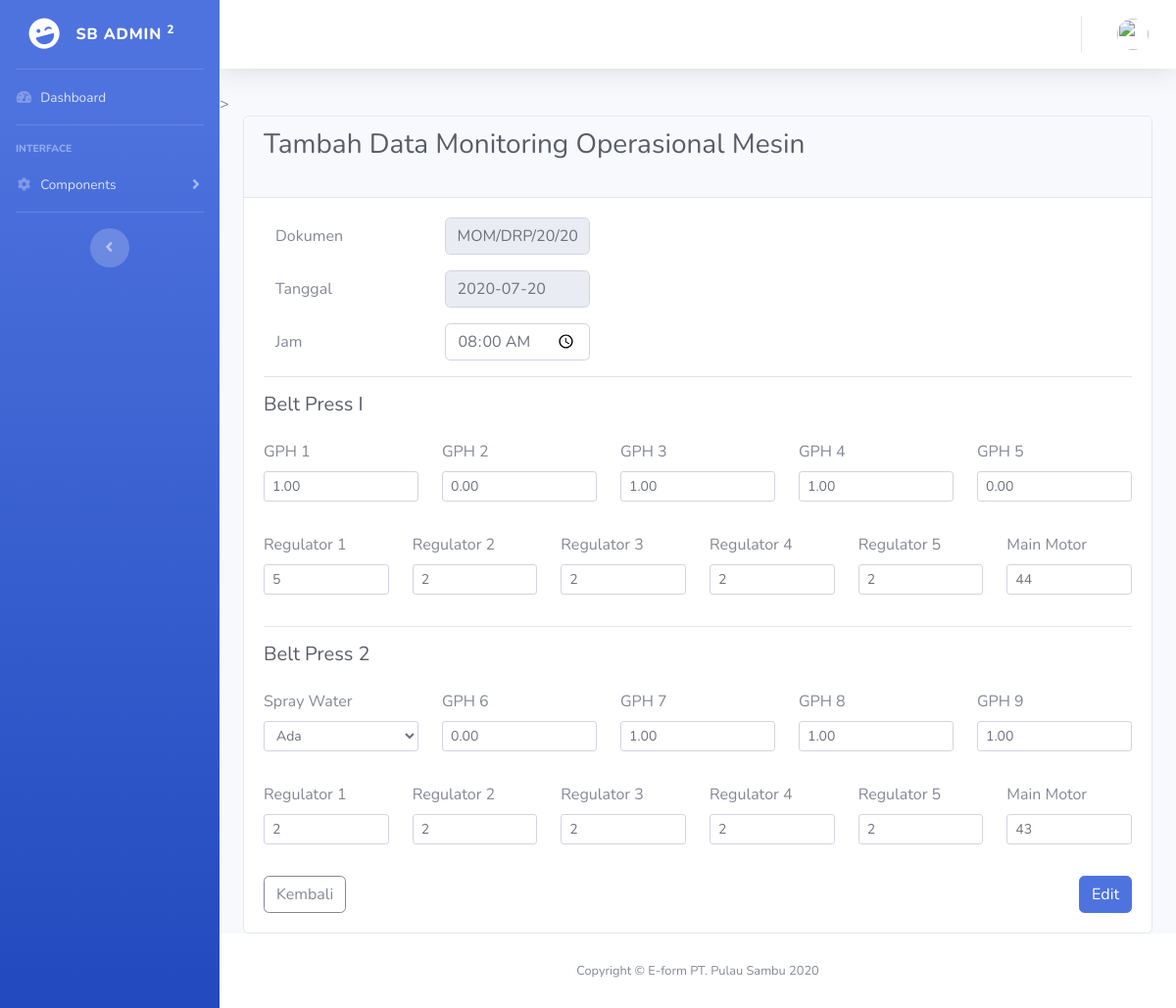
/dashboard/edit/7, run on the app's committed database.
### tables this page shows
CREATE TABLE `momitoringmom` (
  `id_mom` int(11) NOT NULL,
  `header_id` int(11) NOT NULL,
  `jam` time NOT NULL,
  `gph1` float(3,2) NOT NULL,
  `gph2` float(3,2) NOT NULL,
  `gph3` float(3,2) NOT NULL,
  `gph4` float(3,2) NOT NULL,
  `gph5` float(3,2) NOT NULL,
  `regulator1_bp1` int(11) NOT NULL,
  `regulator2_bp1` int(11) NOT NULL,
  `regulator3_bp1` int(11) NOT NULL,
  `regulator4_bp1` int(11) NOT NULL,
  `regulator5_bp1` int(11) NOT NULL,
  `mainMotor_bp1` int(11) NOT NULL,
  `sprayWater` tinyint(1) NOT NULL,
  `gph6` float(3,2) NOT NULL,
  `gph7` float(3,2) NOT NULL,
  `gph8` float(3,2) NOT NULL,
  `gph9` float(3,2) NOT NULL,
  `regulator1_bp2` int(11) NOT NULL,
  `regulator2_bp2` int(11) NOT NULL,
  `regulator3_bp2` int(11) NOT NULL,
  `regulator4_bp2` int(11) NOT NULL,
  `regulator5_bp2` int(11) NOT NULL,
  `mainMotor_bp2` int(11) NOT NULL
);

CREATE TABLE `header` (
  `id_header` int(11) NOT NULL,
  `doc` varchar(128) NOT NULL,
  `date` date NOT NULL,
  `createdBy` int(11) NOT NULL,
  `createdDate` varchar(128) NOT NULL,
  `updatedBy` int(11) DEFAULT NULL,
  `updatedDate` varchar(128) DEFAULT NULL
);

### application/controllers/Dashboard.php (called while the page is built, shortened)
<?php
class Dashboard extends CI_Controller
{
     public function edit($id_mom)
     {
          $data['title'] = 'Edit MOM';
          $data['user'] = $this->dashboard_model->getSession();
          $data['momitoringmom'] = $this->dashboard_model->getIdMom($id_mom);
          $this->form_validation->set_rules('jam', 'Jam', 'required', ['required' => 'Data kosong!']);
          $this->form_validation->set_rules('gph1', 'GPH 1', 'required', ['required' => 'Data kosong!']);
          $this->form_validation->set_rules('gph2', 'GPH 2', 'required', ['required' => 'Data kosong!']);
          $this->form_validation->set_rules('gph3', 'GPH 3', 'required', ['required' => 'Data kosong!']);
          $this->form_validation->set_rules('gph4', 'GPH 4', 'required', ['required' => 'Data kosong!']);
          $this->form_validation->set_rules('gph5', 'GPH 5', 'required', ['required' => 'Data kosong!']);
          $this->form_validation->set_rules('regulator1_bp1', 'Regulator 1', 'required', ['required' => 'Data kosong!']);
          $this->form_validation->set_rules('regulator2_bp1', 'Regulator 2', 'required', ['required' => 'Data kosong!']);
          $this->form_validation->set_rules('regulator3_bp1', 'Regulator 3', 'required', ['required' => 'Data kosong!']);
          $this->form_validation->set_rules('regulator4_bp1', 'Regulator 4', 'required', ['required' => 'Data kosong!']);
          $this->form_validation->set_rules('regulator5_bp1', 'Regulator 5', 'required', ['required' => 'Data kosong!']);
          $this->form_validation->set_rules('mainMotor_bp1', 'Main Motor', 'required', ['required' => 'Data kosong!']);
          $this->form_validation->set_rules('sprayWater', 'Spray Water', 'required', ['required' => 'Data kosong!']);
          $this->form_validation->set_rules('gph6', 'GPH 6', 'required', ['required' => 'Data kosong!']);
          $this->form_validation->set_rules('gph7', 'GPH 7', 'required', ['required' => 'Data kosong!']);
          $this->form_validation->set_rules('gph8', 'GPH 8', 'required', ['required' => 'Data kosong!']);
          $this->form_validation->set_rules('gph9', 'GPH 9', 'required', ['required' => 'Data kosong!']);
          $this->form_validation->set_rules('regulator1_bp2', 'Regulator 1', 'required', ['required' => 'Data kosong!']);
          $this->form_validation->set_rules('regulator2_bp2', 'Regulator 2', 'required', ['required' => 'Data kosong!']);
          $this->form_validation->set_rules('regulator3_bp2', 'Regulator 3', 'required', ['required' => 'Data kosong!']);
          $this->form_validation->set_rules('regulator4_bp2', 'Regulator 4', 'required', ['required' => 'Data kosong!']);
          $this->form_validation->set_rules('regulator5_bp2', 'Regulator 5', 'required', ['required' => 'Data kosong!']);
          $this->form_validation->set_rules('mainMotor_bp2', 'Main Motor', 'required', ['required' => 'Data kosong!']);
          if ($this->form_validation->run() == false) {
               $this->load->view('tampilan/header', $data);
               $this->load->view('tampilan/navbar', $data);
               $this->load->view('tampilan/topbar', $data);
               $this->load->view('dashboard/edit', $data);
               $this->load->view('tampilan/footer');
          }
     }
}

### index.php (called while the page is built, shortened)
<?php
require_once BASEPATH.'core/CodeIgniter.php';

### application/models/Dashboard_model.php (called while the page is built, shortened)
<?php
class Dashboard_model extends CI_Model
{
     public function getIdMom($id_mom)
     {
          $this->db->select('*', 'header.doc', 'header.date', 'header.id');
          $this->db->from('header');
          $this->db->join('momitoringmom', 'momitoringmom.header_id = header.id_header');
          $this->db->where('momitoringmom.id_mom', $id_mom);
          return $this->db->get()->row_array();
     }
}

### application/views/dashboard/edit.php (the view, shortened to what this page needs)
>
<div class="container-fluid">
     <div class="card">
          <div class="card-header">
               <h1 class="h3 mb-4 text-gray-800">Tambah Data Monitoring Operasional Mesin</h1>
          </div>
          <div class="card-body">
               <form action="" method="POST">
                    <div class="form-group">
                         <div class="form-group row col-5">
                              <label for="doc" class="col-sm col-form-label">Dokumen</label>
                              <div class="col-sm">
                                   <input type="text" readonly class="form-control" id="doc" name="doc" value="<?= $momitoringmom['doc']; ?>">
                              </div>
                         </div>
                         <div class="form-group row col-5">
                              <label for="date" class="col-sm col-form-label">Tanggal</label>
                              <div class="col-sm">
                                   <input type="text" readonly class="form-control" id="date" name="date" value="<?= $momitoringmom['date']; ?>">
                              </div>
                         </div>
                         <div class="form-group row col-5">
                              <label for="jam" class="col-sm col-form-label">Jam</label>
                              <div class="col-sm">
                                   <input type="time" class="form-control" id="jam" name="jam" value="<?= $momitoringmom['jam']; ?>">
                              </div>
                         </div>
                    </div>
                    <hr>
                    <h5 class="h5 mb-4 text-gray-800">Belt Press I</h5>
                    <div class="form-group row">
                         <div class="form-group col-sm">
                              <label for="gph1">GPH 1</label>
                              <input type="number" step="0.1" min="1.8" max="4.0" class="form-control form-control-sm" id="gph1" name="gph1" value="<?= $momitoringmom['gph1']; ?>">
                         </div>
                         <div class="form-group col-sm">
                              <label for="gph2">GPH 2</label>
                              <input type="number" step="0.1" min="1.8" max="4.0" class="form-control form-control-sm" id="gph2" name="gph2" value="<?= $momitoringmom['gph2']; ?>">
                         </div>
                         <div class="form-group col-sm">
                              <label for="gph3">GPH 3</label>
                              <input type="number" step="0.1" min="1.8" max="4.0" class="form-control form-control-sm" id="gph3" name="gph3" value="<?= $momitoringmom['gph3']; ?>">
                         </div>
                         <div class="form-group col-sm">
                              <label for="gph4">GPH 4</label>
                              <input type="number" step="0.1" min="1.8" max="4.0" class="form-control form-control-sm" id="gph4" name="gph4" value="<?= $momitoringmom['gph4']; ?>">
                         </div>
                         <div class="form-group col-sm">
                              <label for="gph5">GPH 5</label>
                              <input type="number" step="0.1" min="1.8" max="4.0" class="form-control form-control-sm" id="gph5" name="gph5" value="<?= $momitoringmom['gph5']; ?>">
                         </div>
                    </div>
                    <div class="form-group row">
                         <div class="form-group col-sm">
                              <label for="regulator1_bp1">Regulator 1</label>
                              <input type="number" min="1" max="6" class="form-control form-control-sm" id="regulator1_bp1" name="regulator1_bp1" value="<?= $momitoringmom['regulator1_bp1']; ?>">
                         </div>
                         <div class="form-group col-sm">
                              <label for="regulator2_bp1">Regulator 2</label>
                              <input type="number" min="1" max="6" class="form-control form-control-sm" id="regulator2_bp1" name="regulator2_bp1" value="<?= $momitoringmom['regulator2_bp1']; ?>">
                         </div>
                         <div class="form-group col-sm">
                              <label for="regulator3_bp1">Regulator 3</label>
                              <input type="number" min="1" max="3" class="form-control form-control-sm" id="regulator3_bp1" name="regulator3_bp1" value="<?= $momitoringmom['regulator3_bp1']; ?>">
                         </div>
                         <div class="form-group col-sm">
                              <label for="regulator4_bp1">Regulator 4</label>
                              <input type="number" min="1" max="5" class="form-control form-control-sm" id="regulator4_bp1" name="regulator4_bp1" value="<?= $momitoringmom['regulator4_bp1']; ?>">
                         </div>
                         <div class="form-group col-sm">
                              <label for="regulator5_bp1">Regulator 5</label>
                              <input type="number" min="1" max="5" class="form-control form-control-sm" id="regulator5_bp1" name="regulator5_bp1" value="<?= $momitoringmom['regulator5_bp1']; ?>">
                         </div>
                         <div class="form-group col-sm">
                              <label for="mainMotor_bp1">Main Motor</label>
                              <input type="number" min="1" max="50" class="form-control form-control-sm" id="mainMotor_bp1" name="mainMotor_bp1" value="<?= $momitoringmom['mainMotor_bp1']; ?>">
                         </div>
                    </div>
                    <hr>
                    <h5 class="h5 mb-4 text-gray-800">Belt Press 2</h5>
                    <div class="form-group row">
                         <div class="form-group col-sm">
                              <label for="sprayWater">Spray Water</label>
                              <select class="form-control form-control-sm" id="sprayWater" name="sprayWater">
                                   <?php
                                   if ($momitoringmom['sprayWater'] == 1) echo "<option value='1' selected>Ada</option>";
                                   else echo "<option value='1'>Ada</option>";
                                   ?>
                              </select>
                         </div>
                         <div class="form-group col-sm">
                              <label for="gph6">GPH 6</label>
                              <input type="number" step="0.1" min="1.0" max="3.5" class="form-control form-control-sm" id="gph6" name="gph6" value="<?= $momitoringmom['gph6']; ?>">
                         </div>
                         <div class="form-group col-sm">
                              <label for="gph7">GPH 7</label>
                              <input type="number" step="0.1" min="1.0" max="3.5" class="form-control form-control-sm" id="gph7" name="gph7" value="<?= $momitoringmom['gph7']; ?>">
                         </div>
                         <div class="form-group col-sm">
                              <label for="gph8">GPH 8</label>
                              <input type="number" step="0.1" min="1.0" max="3.5" class="form-control form-control-sm" id="gph8" name="gph8" value="<?= $momitoringmom['gph8']; ?>">
                         </div>
                         <div class="form-group col-sm">
                              <label for="gph9">GPH 9</label>
                              <input type="number" step="0.1" min="1.0" max="3.5" class="form-control form-control-sm" id="gph9" name="gph9" value="<?= $momitoringmom['gph9']; ?>">
                         </div>
                    </div>
                    <div class="form-group row">
                         <div class="form-group col-sm">
                              <label for="regulator1_bp2">Regulator 1</label>
                              <input type="number" min="1" max="6" class="form-control form-control-sm" id="regulator1_bp2" name="regulator1_bp2" value="<?= $momitoringmom['regulator1_bp2']; ?>">
                         </div>
                         <div class=" form-group col-sm">
                              <label for="regulator2_bp2">Regulator 2</label>
                              <input type="number" min="1" max="6" class="form-control form-control-sm" id="regulator2_bp2" name="regulator2_bp2" value="<?= $momitoringmom['regulator2_bp2']; ?>">
                         </div>
                         <div class=" form-group col-sm">
                              <label for="regulator3_bp2">Regulator 3</label>
                              <input type="number" min="1" max="3" class="form-control form-control-sm" id="regulator3_bp2" name="regulator3_bp2" value="<?= $momitoringmom['regulator3_bp2']; ?>">
                         </div>
                         <div class=" form-group col-sm">
                              <label for="regulator4_bp2">Regulator 4</label>
                              <input type="number" min="1" max="5" class="form-control form-control-sm" id="regulator4_bp2" name="regulator4_bp2" value="<?= $momitoringmom['regulator4_bp2']; ?>">
                         </div>
                         <div class=" form-group col-sm">
                              <label for="regulator5_bp2">Regulator 5</label>
                              <input type="number" min="1" max="5" class="form-control form-control-sm" id="regulator5_bp2" name="regulator5_bp2" value="<?= $momitoringmom['regulator5_bp2']; ?>">
                         </div>
                         <div class=" form-group col-sm">
                              <label for="mainMotor_bp2">Main Motor</label>
                              <input type="number" min="1" max="50" class="form-control form-control-sm" id="mainMotor_bp2" name="mainMotor_bp2" value="<?= $momitoringmom['mainMotor_bp2']; ?>">
                         </div>
                    </div>
                    <a href=" <?= base_url('dashboard/detail') ?>" class="btn btn-outline-secondary">Kembali</a>
                    <input type="submit" name="submit" class="btn btn-primary btn-xm float-right" value="Edit">
               </form>
          </div>
     </div>
</div>

### data on the page
momitoringmom: doc "MOM/DRP/20/20", date "2020-07-20", jam "08:00:00", gph1 "1.00", gph2 "0.00", gph3 "1.00", gph4 "1.00", gph5 "0.00", regulator1_bp1 "5", regulator2_bp1 "2", regulator3_bp1 "2", regulator4_bp1 "2", regulator5_bp1 "2", mainMotor_bp1 "44", sprayWater "Ada", gph6 "0.00", gph7 "1.00", gph8 "1.00", gph9 "1.00", regulator1_bp2 "2", regulator2_bp2 "2", regulator3_bp2 "2", regulator4_bp2 "2", regulator5_bp2 "2", mainMotor_bp2 "43"
